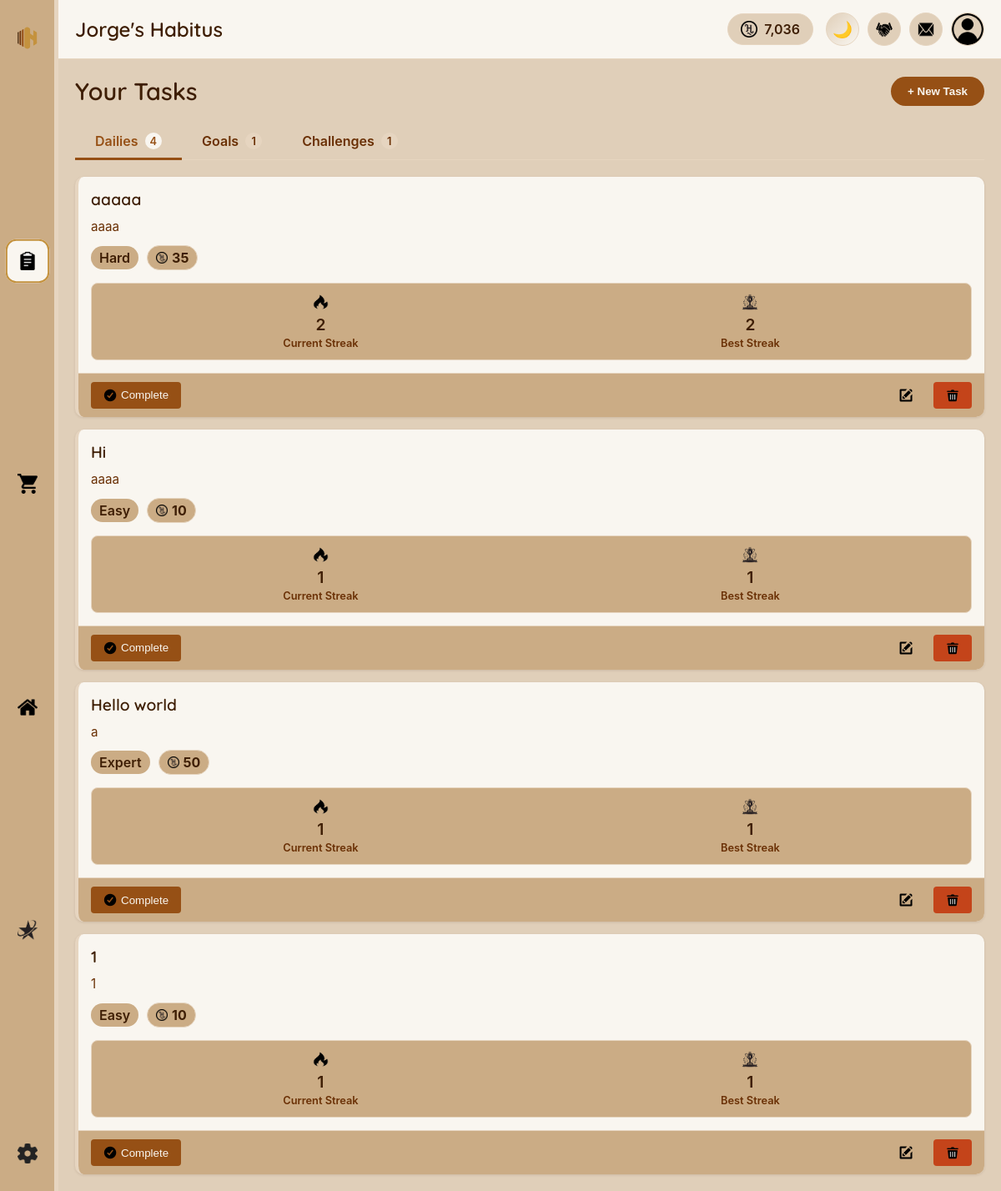
Before: /pages/tasks.php (signed in) with the older database file.
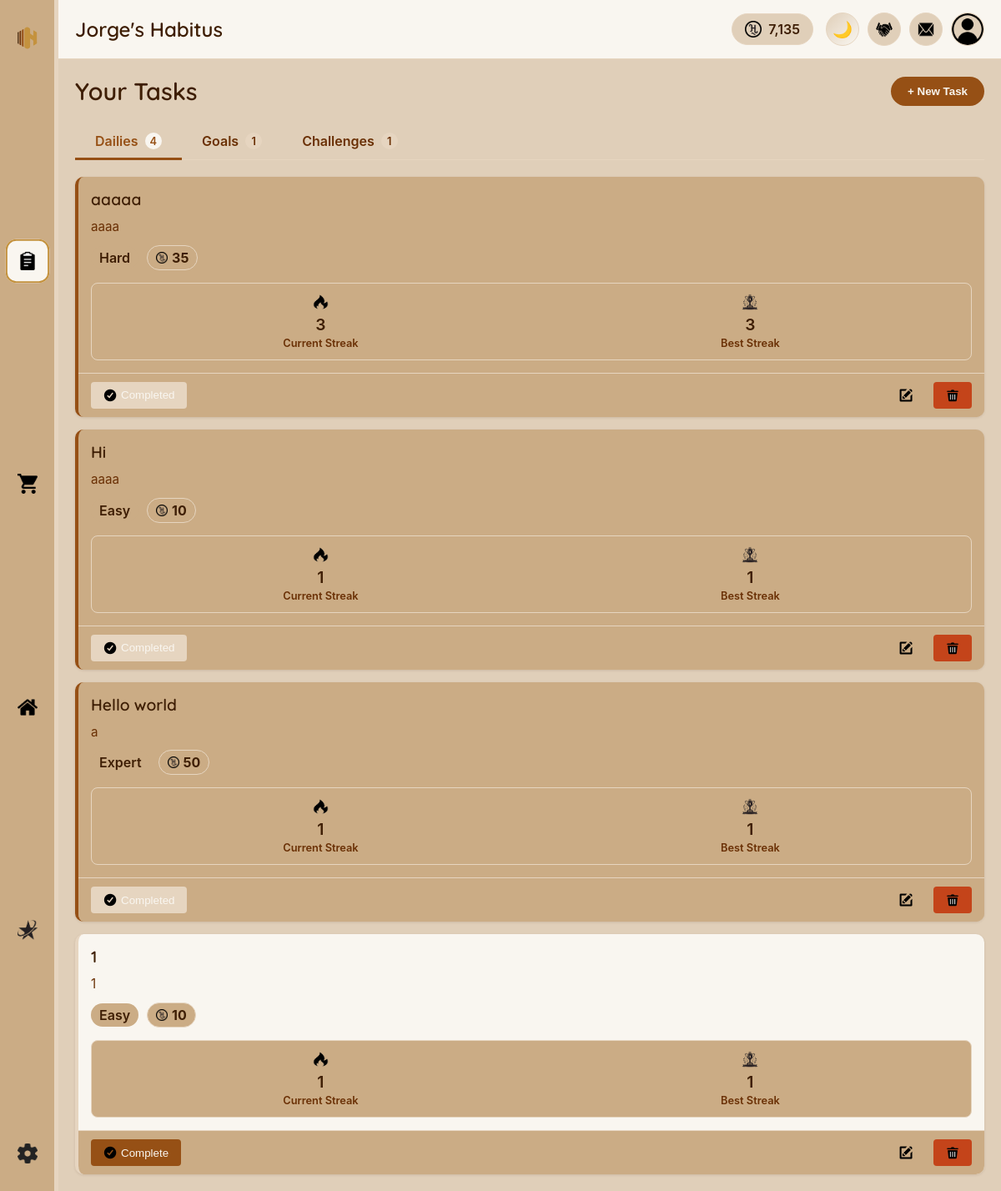
After: the same page with the newer database file.
### tables this page shows
CREATE TABLE `users` (
  `id` int(11) NOT NULL,
  `username` varchar(50) NOT NULL,
  `email` varchar(100) NOT NULL,
  `password` varchar(255) NOT NULL,
  `hcoin` int(11) DEFAULT 0,
  `subscription_type` enum('free','adfree','premium') DEFAULT 'free',
  `subscription_expires` datetime DEFAULT NULL,
  `theme` varchar(20) DEFAULT 'light',
  `language` varchar(10) DEFAULT 'en',
  `created_at` timestamp NULL DEFAULT current_timestamp(),
  `last_login` timestamp NULL DEFAULT NULL,
  `stripe_customer_id` varchar(255) DEFAULT NULL,
  `stripe_subscription_id` varchar(255) DEFAULT NULL,
  `last_payment_intent` varchar(255) DEFAULT NULL,
  `payment_method_id` varchar(255) DEFAULT NULL,
  `payment_failures` int(11) DEFAULT 0,
  `last_payment_failure` datetime DEFAULT NULL,
  `subscription_created_at` timestamp NULL DEFAULT NULL COMMENT 'When subscription was first created',
  `subscription_updated_at` timestamp NULL DEFAULT NULL ON UPDATE current_timestamp() COMMENT 'Last subscription update',
  `profile_picture` varchar(255) DEFAULT 'images/icons/profile-icon.webp',
  `preferred_language` varchar(5) DEFAULT 'en',
  `timezone` varchar(50) DEFAULT 'UTC',
  `auto_translation` tinyint(1) DEFAULT 1,
  `translation_quality` varchar(20) DEFAULT 'standard',
  `high_quality_translation` tinyint(1) DEFAULT 0,
  `email_notifications` tinyint(1) DEFAULT 1,
  `task_reminders` tinyint(1) DEFAULT 1,
  `theme_preference` varchar(20) DEFAULT 'auto'
);

CREATE TABLE `dailies` (
  `id` int(11) NOT NULL,
  `task_id` int(11) NOT NULL,
  `current_streak` int(11) DEFAULT 0,
  `highest_streak` int(11) DEFAULT 0,
  `reset_time` time DEFAULT '00:00:00',
  `last_completed` date DEFAULT NULL
);

CREATE TABLE `tasks` (
  `id` int(11) NOT NULL,
  `user_id` int(11) NOT NULL,
  `type_id` int(11) NOT NULL,
  `title` varchar(100) NOT NULL,
  `description` text DEFAULT NULL,
  `difficulty` enum('easy','medium','hard','expert') DEFAULT 'medium',
  `duration` int(11) DEFAULT NULL,
  `hcoin_reward` int(11) NOT NULL,
  `is_custom` tinyint(1) DEFAULT 0,
  `created_at` timestamp NULL DEFAULT current_timestamp()
);

### php/include/functions.php (called while the page is built, shortened)
<?php
function getUserData($userId) {
    global $conn;
    $sql = "SELECT * FROM users WHERE id = ?";
    $stmt = $conn->prepare($sql);
    $stmt->execute([$userId]);
    if ($stmt->rowCount() > 0) {
        $userData = $stmt->fetch();
        return $userData;
    }
    return [];
}
function getUserDailies($userId) {
    global $conn;
    $sql = "SELECT t.id, t.title, t.description, t.hcoin_reward, t.difficulty, d.current_streak,
            d.highest_streak, d.reset_time, d.last_completed,
            IF(d.last_completed = CURDATE(), 1, 0) as completed
            FROM tasks t
            JOIN dailies d ON t.id = d.task_id
            WHERE t.user_id = ? AND t.type_id = (SELECT id FROM task_types WHERE name = 'Daily')
            ORDER BY d.reset_time, t.title";
    $stmt = $conn->prepare($sql);
    $stmt->execute([$userId]);
    $dailies = [];
    while ($row = $stmt->fetch()) {
        $dailies[] = $row;
    }
    return $dailies;
}

### pages/tasks.php (the view, shortened to what the rows shown need)
<?php
require_once '../php/include/db_connect.php';
require_once '../php/include/functions.php';
$userData = getUserData($_SESSION['user_id']);
$userHCoins = $userData['hcoin'];
$userHabitusName = $userData['username'] . "'s Habitus";
$currentLanguage = $userData['language'] ?? 'en';
$currentTheme = $userData['theme'] ?? 'light';
$activeTab = isset($_GET['tab']) ? $_GET['tab'] : 'dailies';
$dailies = getUserDailies($_SESSION['user_id']);
?>
<!DOCTYPE html>
<html lang="<?php echo $currentLanguage; ?>" data-theme="<?php echo $currentTheme; ?>">
<head>
    <link rel="stylesheet" href="../css/themes/<?php echo $currentTheme; ?>.css" id="theme-stylesheet">
    <link rel="stylesheet" href="../css/main.css">
    <link rel="stylesheet" href="../css/components/sidebar.css">
    <link rel="stylesheet" href="../css/components/header.css">
    <link rel="stylesheet" href="../css/components/scrollbar.css">
    <link rel="stylesheet" href="../css/pages/tasks.css">
</head>
<body class="theme-<?php echo $currentTheme; ?>">
    <div class="main-container">
        <div class="content-container">
            <?php include '../php/include/header.php'; ?>
            <div class="tasks-content">
                <div class="tasks-header">
                    <h1 translate="yes">Your Tasks</h1>
                </div>
                <div class="tab-content <?php echo $activeTab === 'dailies' ? 'active' : ''; ?>" id="dailies-tab">
                    <?php if (empty($dailies)): ?>
                        <div class="empty-tasks">
                            <p translate="yes">You don't have any daily tasks yet.</p>
                            <button class="add-task-btn" onclick="openTaskModal('daily')">
                                <span translate="yes">Add Your First Daily</span>
                            </button>
                        </div>
                    <?php else: ?>
                        <div class="tasks-list dailies-list">
                            <?php foreach ($dailies as $daily): ?>
                                <div class="task-item <?php echo $daily['completed'] ? 'completed' : ''; ?>">
                                    <div class="task-content">
                                        <div class="task-info">
                                            <h3><?php echo htmlspecialchars($daily['title']); ?></h3>
                                            <?php if (!empty($daily['description'])): ?>
                                                <p class="task-description"><?php echo htmlspecialchars($daily['description']); ?></p>
                                             <?php endif; ?>
                                             <div class="task-meta">
                                                <span class="difficulty <?php echo $daily['difficulty']; ?>" translate="yes">
                                                    <?php echo ucfirst($daily['difficulty']); ?>
                                                </span>
                                                 <span class="reward">
                                                     <img src="../images/icons/hcoin-icon.webp" alt="HCoin">
                                                    <?php echo $daily['hcoin_reward']; ?>
                                                </span>
                                            </div>
                                        </div>
                                        <div class="task-stats">
                                            <div class="streak">
                                                <img src="../images/icons/streak-icon.webp" alt="Streak">
                                                <span><?php echo $daily['current_streak']; ?></span>
                                                <span class="label" translate="yes">Current Streak</span>
                                            </div>
                                            <div class="best-streak">
                                                <img src="../images/icons/best_streak-icon.webp" alt="Best">
                                                <span><?php echo $daily['highest_streak']; ?></span>
                                                <span class="label" translate="yes">Best Streak</span>
                                            </div>
                                        </div>
                                    </div>
                                    <div class="task-actions">
                                        <?php if ($daily['completed']): ?>
                                            <button class="complete-btn done" disabled>
                                                <img src="../images/icons/check.webp" alt="Done">
                                                <span translate="yes">Completed</span>
                                            </button>
                                        <?php else: ?>
                                            <button class="complete-btn" onclick="completeTask(<?php echo $daily['id']; ?>, 'daily')">
                                                <img src="../images/icons/check.webp" alt="Complete">
                                                <span translate="yes">Complete</span>
                                            </button>
                                        <?php endif; ?>
                                        <button class="edit-btn" onclick="openTaskModal('daily', <?php echo $daily['id']; ?>)">
                                            <img src="../images/icons/edit-icon.webp" alt="Edit">
                                        </button>
                                        <button class="delete-btn" onclick="showDeleteConfirmation(<?php echo $daily['id']; ?>, 'daily')">
                                            <img src="../images/icons/trash.webp" alt="Delete">
                                        </button>
                                    </div>
                                </div>
                            <?php endforeach; ?>
                        </div>
                    <?php endif; ?>
                </div>
            </div>
        </div>
    </div>
</body>
</html>

### php/include/header.php (shortened to what the rows shown need)
<header class="main-header">
    <div class="user-info">
        <h1 class="habitus-name"><?php echo htmlspecialchars($userHabitusName); ?></h1>
    </div>
    <div class="user-actions">
        <div class="hcoin-balance">
            <img src="../images/icons/hcoin-icon.webp" alt="HCoin">
            <span><?php echo number_format($userHCoins); ?></span>
        </div>
    </div>
</header>

Changed rows visible on the page:
changed users "Jorge's Habitus": userHCoins "7,036" → "7,135"
changed dailies "aaaaa": current_streak "2" → "3"; highest_streak "2" → "3"; text "Complete" → "Completed"
changed dailies "Hi": text "Complete" → "Completed"
changed dailies "Hello world": text "Complete" → "Completed"
